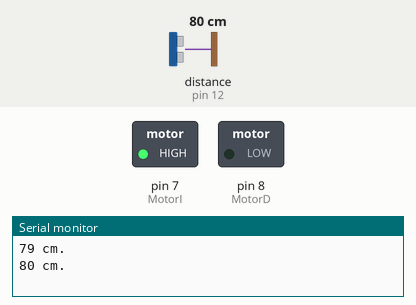
Simulated run of this sketch. Board: Arduino Uno, built with avr-gcc and run on an emulated ATmega328P. On the bench: switched loads named in the sketch (green lamp = pin HIGH), the last lines printed to the serial monitor. Wiring (inferred from the names in the program): ultrasonic range finder: trigger pin 13; echo pin 12. The inputs (shaded band) are chosen by the test bench; at power-on: distance to the obstacle (sensor on pin 12) 80 cm. The echo pulse lasts 58.3 µs per cm; pins used as bus, display or sensor lines are not drawn.

Above: at 1.8 s.
1.9 s: distance to the obstacle (sensor on pin 12) set to 10 cm
3.7 s: distance to the obstacle (sensor on pin 12) set to 7 cm
At 5.1 s:
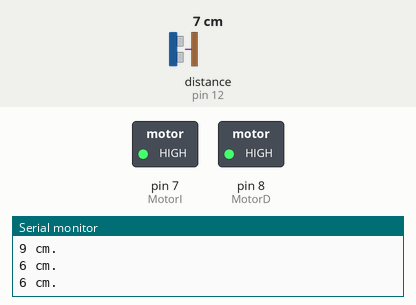
6.0 s: distance to the obstacle (sensor on pin 12) set to 2 cm
At 6.3 s:
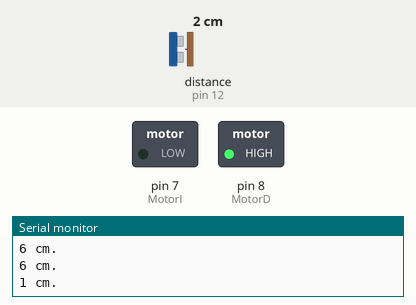
7.5 s: distance to the obstacle (sensor on pin 12) set to 5 cm
9.2 s: distance to the obstacle (sensor on pin 12) set to 8 cm
At 10.7 s:
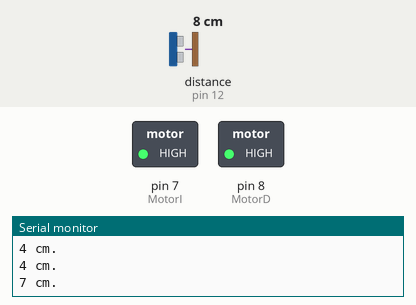
11.5 s: distance to the obstacle (sensor on pin 12) set to 4 cm
At 12.4 s:
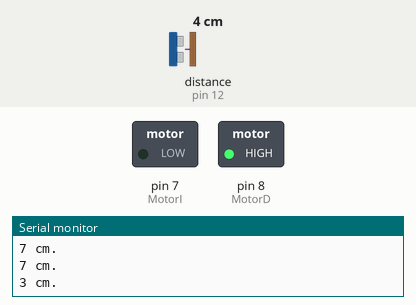
Timing chart, 0 to 14.5 s (numbered marks = the images above; inputs shaded):
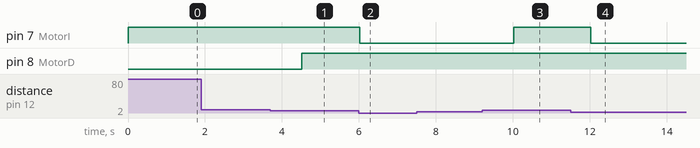

Measured:
- the behaviour switches between 9 and 8 cm on distance to the obstacle (sensor on pin 12) (found by bisection; images 0 and 1)
- the behaviour switches between 6 and 7 cm on distance to the obstacle (sensor on pin 12) (found by bisection; images 2 and 3)
- after the input at 3.7 s, pin 8 (MotorD): LOW → HIGH after 0.81 s
- after the input at 6.0 s, pin 7 (MotorI): HIGH → LOW at once
- after the input at 9.2 s, pin 7 (MotorI): LOW → HIGH after 0.82 s
- after the input at 11.5 s, pin 7 (MotorI): HIGH → LOW after 0.52 s

The sketch:

WallSRaider.ino
```cpp
#include <NewPing.h>
#define trigPin 13
#define echoPin 12
#define MotorI 7
#define MotorD 8

     void setup()
        {   Serial.begin (9600);
            pinMode(trigPin, OUTPUT);
            pinMode(echoPin, INPUT);
            pinMode(MotorI, OUTPUT);
            pinMode(MotorD, OUTPUT);
        }

     void loop()
        {   long duracion, distancia ;
            digitalWrite(trigPin, LOW);        // Nos aseguramos de que el trigger está desactivado
            delayMicroseconds(2);              // Para asegurarnos de que el trigger esta LOW
            digitalWrite(trigPin, HIGH);       // Activamos el pulso de salida
            delayMicroseconds(10);             // Esperamos 10µs. El pulso sigue active este tiempo
            digitalWrite(trigPin, LOW);        // Cortamos el pulso y a esperar el echo
            duracion = pulseIn(echoPin, HIGH) ;
            distancia = duracion / 2 / 29.1  ;
            Serial.println(String(distancia) + " cm.") ;
            int Limite = 6 ;
            int Limite2 = 7 ;

            if ( distancia < Limite)
                 digitalWrite ( MotorI , LOW) ;
            else
                 digitalWrite( MotorI , HIGH) ;
            delay (500) ;                  // Para limitar el número de mediciones


            if ( distancia > Limite2)
                 digitalWrite ( MotorD , LOW) ;
            else
                 digitalWrite( MotorD , HIGH) ;
            delay (500) ;                  // Para limitar el número de mediciones
        }
```
